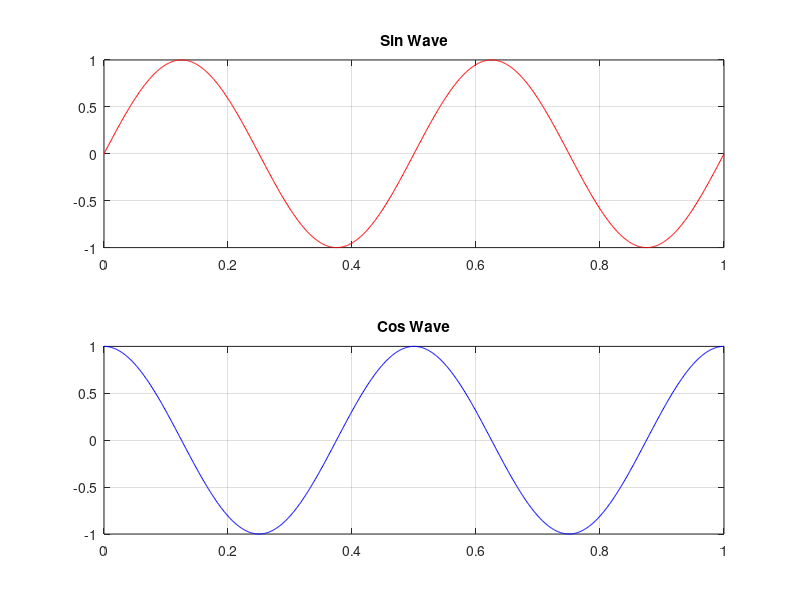

MATLAB code for this plot:
clc; clear; close all;

fs = 1000;
f = 2;
t = 0:1/fs:1;
x1 = sin(2*pi*f*t);
x2 = cos(2*pi*f*t);

fprintf('--- Sin Wave ---\n');
fprintf('Min: %.4f | Max: %.4f\n', min(x1), max(x1));
fprintf('Mean: %.4f | Variance: %.4f\n', mean(x1), var(x1));
fprintf('Std Dev: %.4f | RMS: %.4f\n\n', std(x1), sqrt(mean(x1.^2)));

fprintf('--- Cos Wave ---\n');
fprintf('Min: %.4f | Max: %.4f\n', min(x2), max(x2));
fprintf('Mean: %.4f | Variance: %.4f\n', mean(x2), var(x2));
fprintf('Std Dev: %.4f | RMS: %.4f\n', std(x2), sqrt(mean(x2.^2)));

subplot(2,1,1);
plot(t,x1,'r');
title('Sin Wave');
grid on;

subplot(2,1,2); 
plot(t,x2,'b'); 
title('Cos Wave'); 
grid on;
